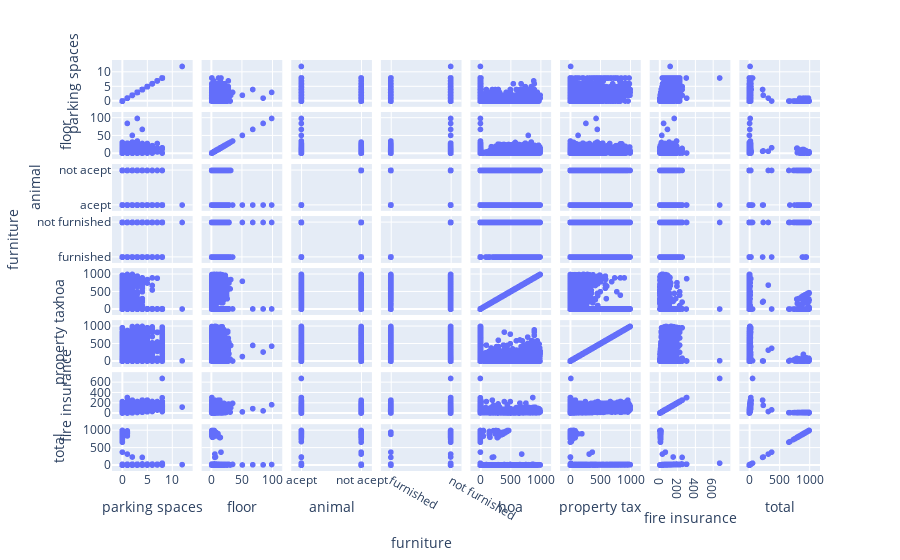

Notebook code cell kept with this figure:
### Code cell
col = ['parking spaces', 'floor', 'animal', 'furniture', 'hoa', 'property tax',
       'fire insurance', 'total']
fig = px.scatter_matrix(df[col])
fig.show()

### Figure 1 — Plotly figure (JSON) as saved in the notebook; plotly's stock layout.template omitted (floating-point values rounded to 4 significant figures; data arrays with more than 128 entries replaced by an {"elided": "..."} marker saying what was removed)
{"data": [{"dimensions": [{"axis": {"matches": true}, "label": "parking spaces", "values": {"elided": "6080 int values"}}, {"axis": {"matches": true}, "label": "floor", "values": {"elided": "6080 str values"}}, {"axis": {"matches": true}, "label": "animal", "values": {"elided": "6080 str values"}}, {"axis": {"matches": true}, "label": "furniture", "values": {"elided": "6080 str values"}}, {"axis": {"matches": true}, "label": "hoa", "values": {"elided": "6080 float values"}}, {"axis": {"matches": true}, "label": "property tax", "values": {"elided": "6080 float values"}}, {"axis": {"matches": true}, "label": "fire insurance", "values": {"elided": "6080 int values"}}, {"axis": {"matches": true}, "label": "total", "values": {"elided": "6080 float values"}}], "hoverlabel": {"namelength": 0}, "hovertemplate": "%{xaxis.title.text}=%{x}<br>%{yaxis.title.text}=%{y}", "legendgroup": "", "marker": {"color": "#636efa", "symbol": "circle"}, "name": "", "showlegend": false, "type": "splom"}], "layout": {"dragmode": "select", "legend": {"tracegroupgap": 0}, "margin": {"t": 60}}}
